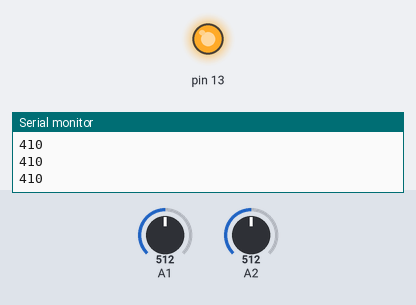
Recording of a sketch running on a simulated Arduino Uno, built with avr-gcc and run on an emulated ATmega328P. Parts: output pins drawn as LEDs (lit = HIGH), the last lines printed to the serial monitor. The inputs (shaded band) are chosen by the test bench; at power-on: A2 = 512, A1 = 512.

Above: at 1.2 s.
1.3 s: A2 set to 637
2.8 s: A2 set to 653
At 3.8 s:
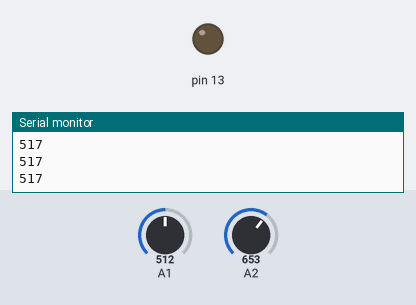
4.3 s: A2 set to 511
At 4.9 s:
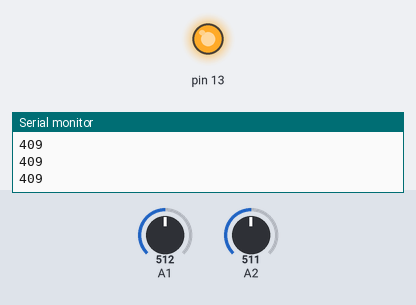
5.8 s: A2 set to 716
At 6.1 s:
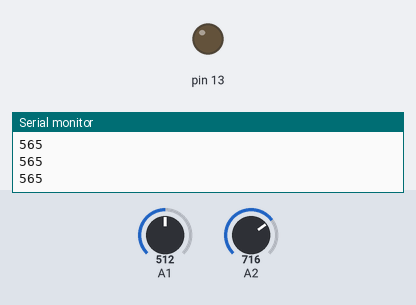
Timing chart, 0 to 8.3 s (numbered marks = the images above; inputs shaded):
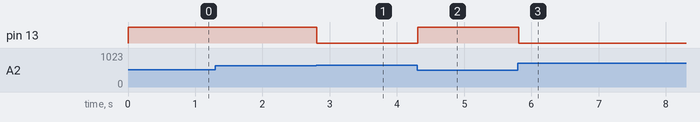

The sketch:

map_potenciometer_ldr.ino
```cpp
void setup() {
  // put your setup code here, to run once:
  Serial.begin(9600);
  pinMode(13, OUTPUT);
}

int luz = 0;
int led;
void loop() {
  // put your main code here, to run repeatedly:
  luz = analogRead(A1);
  int potenciometer = analogRead(A2);
//  led = map(luz, 20, 800, 255, 0); // regra de 3
  int potConverted = map(potenciometer, 0, 1023, 20, 800); // regra de 3

  Serial.println(potConverted);
  if (luz > potConverted) {
    digitalWrite(13, 1);
  } else {
    digitalWrite(13, 0);
  }
//  analogWrite(11, led);
}
```

Measured:
- the behaviour switches between 645 and 646 on A2 (found by bisection; images 0 and 1)
- after the input at 2.8 s, pin 13: HIGH → LOW at once
- after the input at 4.3 s, pin 13: LOW → HIGH at once
- after the input at 5.8 s, pin 13: HIGH → LOW at once
